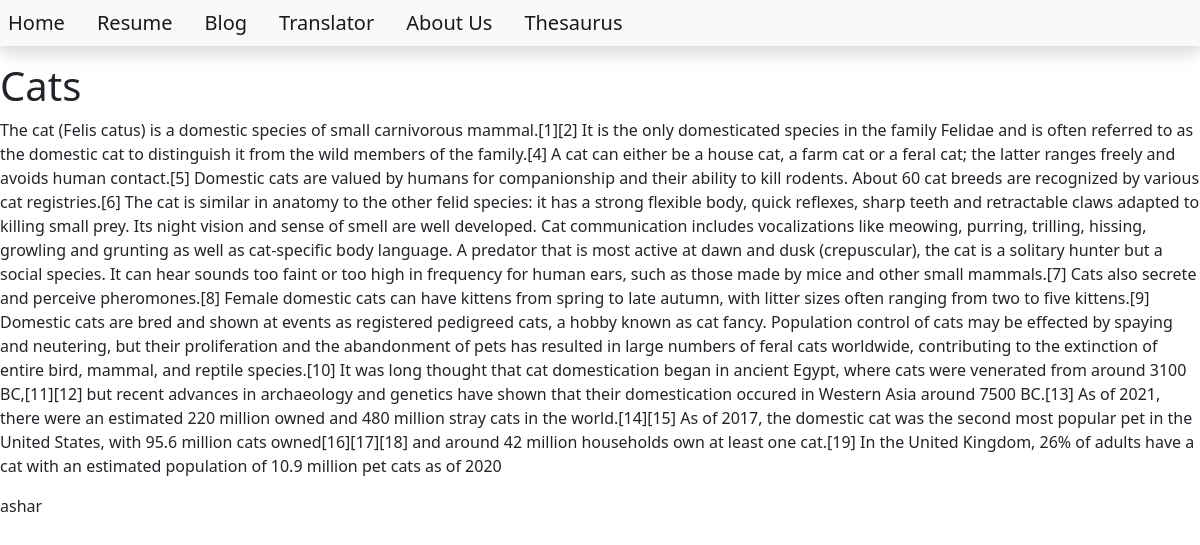
Screenshot of /blog/cats with the database file from the repository.
### blog/models.py (models this page shows, shortened)
class Post(models.Model):
    title = models.CharField(max_length=200)
    content = models.TextField()
    date_created = models.DateTimeField(auto_now_add=True)
    slug = models.SlugField(max_length=200, unique=True)
    author = models.ForeignKey(to=User, on_delete=models.CASCADE)
    status = models.IntegerField(choices=STATUS,default=0)

### blog/views.py (the view)
# urls.py: path('<slug:slug>', views.BlogView.as_view(), name='blog_view'),
class BlogView(generic.DetailView):
    model = Post
    template_name ='blog.html'

### templates/blog.html
{% extends 'base.html' %}
{% block content %}
        <h1>{{object.title}}</h1>
        <p>{{object.content}}</p>
        <p>{{object.author}}</p>
{% endblock content %}

### rows the page displays
Post: title "Cats", content "The cat (Felis catus) is a domestic species of small carnivorous mammal.[1][2] It is the only domesticated species in the family Felidae and is often referred to as the domestic cat to distinguish it from the wild members of the family.[4] A cat can either be a house cat, a farm cat or a feral cat; the latter ranges freely and avoids human contact.[5] Domestic cats are valued by humans for companionship and their ability to kill rodents. About 60 cat breeds are recognized by various cat registries.[6] The cat is similar in anatomy to the other felid species: it has a strong flexible body, quick reflexes, sharp teeth and retractable claws adapted to killing small prey. Its night vision and…", author "ashar"
